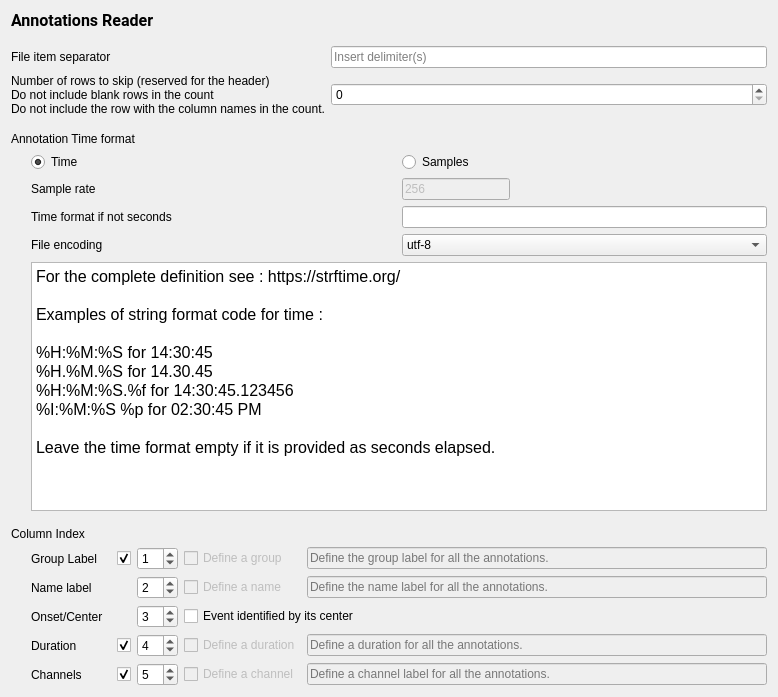
<?xml version="1.0" encoding="UTF-8"?>
<ui version="4.0">
 <class>TextFileDefinition</class>
 <widget class="QWidget" name="TextFileDefinition">
  <property name="geometry">
   <rect>
    <x>0</x>
    <y>0</y>
    <width>778</width>
    <height>697</height>
   </rect>
  </property>
  <property name="windowTitle">
   <string>Form</string>
  </property>
  <property name="styleSheet">
   <string notr="true">font: 12pt &quot;Roboto&quot;;</string>
  </property>
  <property name="inputMethodHints">
   <set>Qt::ImhNone</set>
  </property>
  <layout class="QHBoxLayout" name="horizontalLayout_3">
   <item>
    <layout class="QVBoxLayout" name="verticalLayout_3">
     <property name="sizeConstraint">
      <enum>QLayout::SetFixedSize</enum>
     </property>
     <item>
      <widget class="QLabel" name="label_10">
       <property name="font">
        <font>
         <family>Roboto</family>
         <pointsize>12</pointsize>
         <weight>50</weight>
         <italic>false</italic>
         <bold>false</bold>
        </font>
       </property>
       <property name="text">
        <string>&lt;html&gt;&lt;head/&gt;&lt;body&gt;&lt;p&gt;&lt;span style=&quot; font-weight:600;&quot;&gt;Annotations Reader&lt;/span&gt;&lt;/p&gt;&lt;/body&gt;&lt;/html&gt;</string>
       </property>
      </widget>
     </item>
     <item>
      <spacer name="verticalSpacer_2">
       <property name="orientation">
        <enum>Qt::Vertical</enum>
       </property>
       <property name="sizeType">
        <enum>QSizePolicy::Fixed</enum>
       </property>
       <property name="sizeHint" stdset="0">
        <size>
         <width>20</width>
         <height>10</height>
        </size>
       </property>
      </spacer>
     </item>
     <item>
      <layout class="QVBoxLayout" name="verticalLayout">
       <item>
        <layout class="QGridLayout" name="gridLayout_3">
         <item row="0" column="0">
          <widget class="QLabel" name="label_11">
           <property name="text">
            <string>File item separator</string>
           </property>
          </widget>
         </item>
         <item row="0" column="1">
          <widget class="QLineEdit" name="delimiter_lineedit">
           <property name="toolTip">
            <string>&lt;html&gt;&lt;head/&gt;&lt;body&gt;&lt;p&gt;For tabulation write \t.&lt;/p&gt;&lt;/body&gt;&lt;/html&gt;</string>
           </property>
           <property name="inputMethodHints">
            <set>Qt::ImhDialableCharactersOnly</set>
           </property>
           <property name="alignment">
            <set>Qt::AlignLeading|Qt::AlignLeft|Qt::AlignVCenter</set>
           </property>
           <property name="placeholderText">
            <string>Insert delimiter(s)</string>
           </property>
          </widget>
         </item>
         <item row="1" column="0">
          <widget class="QLabel" name="label">
           <property name="text">
            <string>Number of rows to skip (reserved for the header)
Do not include blank rows in the count
Do not include the row with the column names in the count.</string>
           </property>
          </widget>
         </item>
         <item row="1" column="1">
          <widget class="QSpinBox" name="spinBox_nrows_hdr">
           <property name="toolTip">
            <string>Blank rows are skipped automatically, so do not include them in the row count to skip. This feature is important to prevent issues with files that end with blank rows.</string>
           </property>
          </widget>
         </item>
        </layout>
       </item>
      </layout>
     </item>
     <item>
      <spacer name="verticalSpacer_3">
       <property name="orientation">
        <enum>Qt::Vertical</enum>
       </property>
       <property name="sizeType">
        <enum>QSizePolicy::Fixed</enum>
       </property>
       <property name="sizeHint" stdset="0">
        <size>
         <width>20</width>
         <height>10</height>
        </size>
       </property>
      </spacer>
     </item>
     <item>
      <layout class="QVBoxLayout" name="verticalLayout_2">
       <item>
        <widget class="QLabel" name="label_5">
         <property name="text">
          <string>Annotation Time format</string>
         </property>
         <property name="alignment">
          <set>Qt::AlignLeading|Qt::AlignLeft|Qt::AlignVCenter</set>
         </property>
        </widget>
       </item>
       <item>
        <layout class="QHBoxLayout" name="horizontalLayout">
         <item>
          <spacer name="horizontalSpacer">
           <property name="orientation">
            <enum>Qt::Horizontal</enum>
           </property>
           <property name="sizeType">
            <enum>QSizePolicy::Fixed</enum>
           </property>
           <property name="sizeHint" stdset="0">
            <size>
             <width>20</width>
             <height>10</height>
            </size>
           </property>
          </spacer>
         </item>
         <item>
          <layout class="QGridLayout" name="gridLayout_2">
           <item row="1" column="1">
            <widget class="QLineEdit" name="sample_rate_lineedit">
             <property name="enabled">
              <bool>false</bool>
             </property>
             <property name="sizePolicy">
              <sizepolicy hsizetype="Fixed" vsizetype="Fixed">
               <horstretch>0</horstretch>
               <verstretch>0</verstretch>
              </sizepolicy>
             </property>
             <property name="text">
              <string>256</string>
             </property>
            </widget>
           </item>
           <item row="1" column="0">
            <widget class="QLabel" name="label_6">
             <property name="layoutDirection">
              <enum>Qt::LeftToRight</enum>
             </property>
             <property name="text">
              <string>Sample rate</string>
             </property>
             <property name="alignment">
              <set>Qt::AlignLeading|Qt::AlignLeft|Qt::AlignVCenter</set>
             </property>
            </widget>
           </item>
           <item row="0" column="0">
            <widget class="QRadioButton" name="time_radiobutton">
             <property name="sizePolicy">
              <sizepolicy hsizetype="Expanding" vsizetype="Fixed">
               <horstretch>0</horstretch>
               <verstretch>0</verstretch>
              </sizepolicy>
             </property>
             <property name="text">
              <string>Time</string>
             </property>
             <property name="checked">
              <bool>true</bool>
             </property>
             <attribute name="buttonGroup">
              <string notr="true">buttonGroup_2</string>
             </attribute>
            </widget>
           </item>
           <item row="4" column="0" colspan="2">
            <widget class="QTextEdit" name="textEdit">
             <property name="readOnly">
              <bool>true</bool>
             </property>
             <property name="html">
              <string>&lt;!DOCTYPE HTML PUBLIC &quot;-//W3C//DTD HTML 4.0//EN&quot; &quot;http://www.w3.org/TR/REC-html40/strict.dtd&quot;&gt;
&lt;html&gt;&lt;head&gt;&lt;meta name=&quot;qrichtext&quot; content=&quot;1&quot; /&gt;&lt;style type=&quot;text/css&quot;&gt;
p, li { white-space: pre-wrap; }
&lt;/style&gt;&lt;/head&gt;&lt;body style=&quot; font-family:'Roboto'; font-size:12pt; font-weight:400; font-style:normal;&quot;&gt;
&lt;p style=&quot; margin-top:0px; margin-bottom:0px; margin-left:0px; margin-right:0px; -qt-block-indent:0; text-indent:0px;&quot;&gt;For the complete definition see : https://strftime.org/&lt;/p&gt;
&lt;p style=&quot;-qt-paragraph-type:empty; margin-top:0px; margin-bottom:0px; margin-left:0px; margin-right:0px; -qt-block-indent:0; text-indent:0px;&quot;&gt;&lt;br /&gt;&lt;/p&gt;
&lt;p style=&quot; margin-top:0px; margin-bottom:0px; margin-left:0px; margin-right:0px; -qt-block-indent:0; text-indent:0px;&quot;&gt;Examples of string format code for time : &lt;/p&gt;
&lt;p style=&quot;-qt-paragraph-type:empty; margin-top:0px; margin-bottom:0px; margin-left:0px; margin-right:0px; -qt-block-indent:0; text-indent:0px;&quot;&gt;&lt;br /&gt;&lt;/p&gt;
&lt;p style=&quot; margin-top:0px; margin-bottom:0px; margin-left:0px; margin-right:0px; -qt-block-indent:0; text-indent:0px;&quot;&gt;%H:%M:%S for 14:30:45&lt;/p&gt;
&lt;p style=&quot; margin-top:0px; margin-bottom:0px; margin-left:0px; margin-right:0px; -qt-block-indent:0; text-indent:0px;&quot;&gt;%H.%M.%S for 14.30.45&lt;/p&gt;
&lt;p style=&quot; margin-top:0px; margin-bottom:0px; margin-left:0px; margin-right:0px; -qt-block-indent:0; text-indent:0px;&quot;&gt;%H:%M:%S.%f for 14:30:45.123456&lt;/p&gt;
&lt;p style=&quot; margin-top:0px; margin-bottom:0px; margin-left:0px; margin-right:0px; -qt-block-indent:0; text-indent:0px;&quot;&gt;%I:%M:%S %p for 02:30:45 PM&lt;/p&gt;
&lt;p style=&quot;-qt-paragraph-type:empty; margin-top:0px; margin-bottom:0px; margin-left:0px; margin-right:0px; -qt-block-indent:0; text-indent:0px;&quot;&gt;&lt;br /&gt;&lt;/p&gt;
&lt;p style=&quot; margin-top:0px; margin-bottom:0px; margin-left:0px; margin-right:0px; -qt-block-indent:0; text-indent:0px;&quot;&gt;Leave the time format empty if it is provided as seconds elapsed.&lt;/p&gt;&lt;/body&gt;&lt;/html&gt;</string>
             </property>
            </widget>
           </item>
           <item row="0" column="1">
            <widget class="QRadioButton" name="sample_radiobutton">
             <property name="sizePolicy">
              <sizepolicy hsizetype="Expanding" vsizetype="Fixed">
               <horstretch>0</horstretch>
               <verstretch>0</verstretch>
              </sizepolicy>
             </property>
             <property name="text">
              <string>Samples</string>
             </property>
             <attribute name="buttonGroup">
              <string notr="true">buttonGroup_2</string>
             </attribute>
            </widget>
           </item>
           <item row="2" column="1">
            <widget class="QLineEdit" name="lineEdit_time_format">
             <property name="toolTip">
              <string>Let empty to define the time elapsed in seconds. Otherwise define the string format (see https://strftime.org/). </string>
             </property>
            </widget>
           </item>
           <item row="2" column="0">
            <widget class="QLabel" name="label_12">
             <property name="text">
              <string>Time format if not seconds</string>
             </property>
            </widget>
           </item>
           <item row="3" column="0">
            <widget class="QLabel" name="label_13">
             <property name="text">
              <string>File encoding</string>
             </property>
            </widget>
           </item>
           <item row="3" column="1">
            <widget class="QComboBox" name="comboBox_encoding">
             <item>
              <property name="text">
               <string>utf-8</string>
              </property>
             </item>
             <item>
              <property name="text">
               <string>latin-1</string>
              </property>
             </item>
             <item>
              <property name="text">
               <string>utf-16</string>
              </property>
             </item>
             <item>
              <property name="text">
               <string>utf-32</string>
              </property>
             </item>
             <item>
              <property name="text">
               <string>iso-8859</string>
              </property>
             </item>
             <item>
              <property name="text">
               <string>ascii</string>
              </property>
             </item>
             <item>
              <property name="text">
               <string>ansi</string>
              </property>
             </item>
            </widget>
           </item>
          </layout>
         </item>
        </layout>
       </item>
       <item>
        <spacer name="verticalSpacer_4">
         <property name="orientation">
          <enum>Qt::Vertical</enum>
         </property>
         <property name="sizeType">
          <enum>QSizePolicy::Fixed</enum>
         </property>
         <property name="sizeHint" stdset="0">
          <size>
           <width>20</width>
           <height>10</height>
          </size>
         </property>
        </spacer>
       </item>
       <item>
        <widget class="QLabel" name="label_7">
         <property name="text">
          <string>Column Index</string>
         </property>
        </widget>
       </item>
       <item>
        <layout class="QHBoxLayout" name="horizontalLayout_2">
         <item>
          <spacer name="horizontalSpacer_2">
           <property name="orientation">
            <enum>Qt::Horizontal</enum>
           </property>
           <property name="sizeType">
            <enum>QSizePolicy::Fixed</enum>
           </property>
           <property name="sizeHint" stdset="0">
            <size>
             <width>20</width>
             <height>20</height>
            </size>
           </property>
          </spacer>
         </item>
         <item>
          <layout class="QGridLayout" name="gridLayout_4">
           <property name="sizeConstraint">
            <enum>QLayout::SetMaximumSize</enum>
           </property>
           <item row="0" column="0">
            <widget class="QLabel" name="label_9">
             <property name="minimumSize">
              <size>
               <width>80</width>
               <height>0</height>
              </size>
             </property>
             <property name="text">
              <string>Group Label</string>
             </property>
             <property name="alignment">
              <set>Qt::AlignLeading|Qt::AlignLeft|Qt::AlignVCenter</set>
             </property>
            </widget>
           </item>
           <item row="0" column="1">
            <widget class="QCheckBox" name="checkBox_group_enabled">
             <property name="text">
              <string/>
             </property>
             <property name="checked">
              <bool>true</bool>
             </property>
            </widget>
           </item>
           <item row="0" column="2">
            <widget class="QSpinBox" name="group_spinbox">
             <property name="sizePolicy">
              <sizepolicy hsizetype="Fixed" vsizetype="Fixed">
               <horstretch>0</horstretch>
               <verstretch>0</verstretch>
              </sizepolicy>
             </property>
             <property name="value">
              <number>1</number>
             </property>
            </widget>
           </item>
           <item row="0" column="3">
            <widget class="QCheckBox" name="checkBox_define_group">
             <property name="enabled">
              <bool>false</bool>
             </property>
             <property name="text">
              <string>Define a group</string>
             </property>
            </widget>
           </item>
           <item row="0" column="4">
            <widget class="QLineEdit" name="group_lineEdit">
             <property name="enabled">
              <bool>false</bool>
             </property>
             <property name="toolTip">
              <string>To define a default event group (when group index column is 0).</string>
             </property>
             <property name="placeholderText">
              <string>Define the group label for all the annotations.</string>
             </property>
            </widget>
           </item>
           <item row="1" column="0">
            <widget class="QLabel" name="label_2">
             <property name="layoutDirection">
              <enum>Qt::LeftToRight</enum>
             </property>
             <property name="text">
              <string>Name label</string>
             </property>
             <property name="alignment">
              <set>Qt::AlignLeading|Qt::AlignLeft|Qt::AlignVCenter</set>
             </property>
            </widget>
           </item>
           <item row="1" column="2">
            <widget class="QSpinBox" name="event_name_spinbox">
             <property name="sizePolicy">
              <sizepolicy hsizetype="Fixed" vsizetype="Fixed">
               <horstretch>0</horstretch>
               <verstretch>0</verstretch>
              </sizepolicy>
             </property>
             <property name="minimum">
              <number>0</number>
             </property>
             <property name="value">
              <number>2</number>
             </property>
            </widget>
           </item>
           <item row="1" column="3">
            <widget class="QCheckBox" name="checkBox_define_name">
             <property name="enabled">
              <bool>false</bool>
             </property>
             <property name="text">
              <string>Define a name</string>
             </property>
            </widget>
           </item>
           <item row="1" column="4">
            <widget class="QLineEdit" name="name_lineEdit">
             <property name="enabled">
              <bool>false</bool>
             </property>
             <property name="minimumSize">
              <size>
               <width>250</width>
               <height>0</height>
              </size>
             </property>
             <property name="toolTip">
              <string>To define a default event name (when name index column is 0).</string>
             </property>
             <property name="placeholderText">
              <string>Define the name label for all the annotations.</string>
             </property>
            </widget>
           </item>
           <item row="2" column="0">
            <widget class="QLabel" name="label_3">
             <property name="layoutDirection">
              <enum>Qt::LeftToRight</enum>
             </property>
             <property name="text">
              <string>Onset/Center</string>
             </property>
             <property name="alignment">
              <set>Qt::AlignLeading|Qt::AlignLeft|Qt::AlignVCenter</set>
             </property>
            </widget>
           </item>
           <item row="2" column="2">
            <widget class="QSpinBox" name="onset_spinbox">
             <property name="sizePolicy">
              <sizepolicy hsizetype="Fixed" vsizetype="Fixed">
               <horstretch>0</horstretch>
               <verstretch>0</verstretch>
              </sizepolicy>
             </property>
             <property name="minimum">
              <number>0</number>
             </property>
             <property name="value">
              <number>3</number>
             </property>
            </widget>
           </item>
           <item row="2" column="3" colspan="2">
            <widget class="QCheckBox" name="center_checkBox">
             <property name="toolTip">
              <string>Check if the event is identified by its center instead of its onset.</string>
             </property>
             <property name="text">
              <string>Event identified by its center</string>
             </property>
            </widget>
           </item>
           <item row="3" column="0">
            <widget class="QLabel" name="label_4">
             <property name="layoutDirection">
              <enum>Qt::LeftToRight</enum>
             </property>
             <property name="text">
              <string>Duration</string>
             </property>
             <property name="alignment">
              <set>Qt::AlignLeading|Qt::AlignLeft|Qt::AlignVCenter</set>
             </property>
            </widget>
           </item>
           <item row="3" column="1">
            <widget class="QCheckBox" name="checkBox_dur_enabled">
             <property name="text">
              <string/>
             </property>
             <property name="checked">
              <bool>true</bool>
             </property>
            </widget>
           </item>
           <item row="3" column="2">
            <widget class="QSpinBox" name="duration_spinbox">
             <property name="sizePolicy">
              <sizepolicy hsizetype="Fixed" vsizetype="Fixed">
               <horstretch>0</horstretch>
               <verstretch>0</verstretch>
              </sizepolicy>
             </property>
             <property name="minimum">
              <number>0</number>
             </property>
             <property name="value">
              <number>4</number>
             </property>
            </widget>
           </item>
           <item row="3" column="3">
            <widget class="QCheckBox" name="checkBox_define_dur">
             <property name="enabled">
              <bool>false</bool>
             </property>
             <property name="text">
              <string>Define a duration</string>
             </property>
            </widget>
           </item>
           <item row="3" column="4">
            <widget class="QLineEdit" name="fixed_dur_lineEdit">
             <property name="enabled">
              <bool>false</bool>
             </property>
             <property name="toolTip">
              <string>Enter a fixed duration for all events. Use the &quot;Annotation Time Format&quot; defined above.</string>
             </property>
             <property name="placeholderText">
              <string>Define a duration for all the annotations.</string>
             </property>
            </widget>
           </item>
           <item row="4" column="0">
            <widget class="QLabel" name="label_8">
             <property name="text">
              <string>Channels</string>
             </property>
             <property name="alignment">
              <set>Qt::AlignLeading|Qt::AlignLeft|Qt::AlignVCenter</set>
             </property>
            </widget>
           </item>
           <item row="4" column="1">
            <widget class="QCheckBox" name="checkBox_chan_enabled">
             <property name="text">
              <string/>
             </property>
             <property name="checked">
              <bool>true</bool>
             </property>
            </widget>
           </item>
           <item row="4" column="2">
            <widget class="QSpinBox" name="channel_spinBox">
             <property name="sizePolicy">
              <sizepolicy hsizetype="Fixed" vsizetype="Fixed">
               <horstretch>0</horstretch>
               <verstretch>0</verstretch>
              </sizepolicy>
             </property>
             <property name="toolTip">
              <string>Mark 0 if events are not channel specific (as sleep stage).</string>
             </property>
             <property name="value">
              <number>5</number>
             </property>
            </widget>
           </item>
           <item row="4" column="3">
            <widget class="QCheckBox" name="checkBox_define_chan">
             <property name="enabled">
              <bool>false</bool>
             </property>
             <property name="text">
              <string>Define a channel</string>
             </property>
            </widget>
           </item>
           <item row="4" column="4">
            <widget class="QLineEdit" name="fixed_chan_lineEdit">
             <property name="enabled">
              <bool>false</bool>
             </property>
             <property name="placeholderText">
              <string>Define a channel label for all the annotations.</string>
             </property>
            </widget>
           </item>
          </layout>
         </item>
        </layout>
       </item>
      </layout>
     </item>
    </layout>
   </item>
  </layout>
 </widget>
 <resources>
  <include location="../../../../../snooz-toolbox/src/main/python/ui/themes/themes.qrc"/>
 </resources>
 <connections>
  <connection>
   <sender>time_radiobutton</sender>
   <signal>clicked()</signal>
   <receiver>TextFileDefinition</receiver>
   <slot>on_input_format_changed()</slot>
   <hints>
    <hint type="sourcelabel">
     <x>327</x>
     <y>77</y>
    </hint>
    <hint type="destinationlabel">
     <x>207</x>
     <y>111</y>
    </hint>
   </hints>
  </connection>
  <connection>
   <sender>sample_radiobutton</sender>
   <signal>clicked()</signal>
   <receiver>TextFileDefinition</receiver>
   <slot>on_input_format_changed()</slot>
   <hints>
    <hint type="sourcelabel">
     <x>513</x>
     <y>77</y>
    </hint>
    <hint type="destinationlabel">
     <x>207</x>
     <y>111</y>
    </hint>
   </hints>
  </connection>
  <connection>
   <sender>checkBox_define_dur</sender>
   <signal>clicked()</signal>
   <receiver>TextFileDefinition</receiver>
   <slot>on_event_pos_changed()</slot>
   <hints>
    <hint type="sourcelabel">
     <x>388</x>
     <y>248</y>
    </hint>
    <hint type="destinationlabel">
     <x>702</x>
     <y>304</y>
    </hint>
   </hints>
  </connection>
  <connection>
   <sender>group_spinbox</sender>
   <signal>valueChanged(int)</signal>
   <receiver>TextFileDefinition</receiver>
   <slot>on_group_index_changed()</slot>
   <hints>
    <hint type="sourcelabel">
     <x>168</x>
     <y>174</y>
    </hint>
    <hint type="destinationlabel">
     <x>355</x>
     <y>164</y>
    </hint>
   </hints>
  </connection>
  <connection>
   <sender>event_name_spinbox</sender>
   <signal>valueChanged(int)</signal>
   <receiver>TextFileDefinition</receiver>
   <slot>on_name_index_changed()</slot>
   <hints>
    <hint type="sourcelabel">
     <x>168</x>
     <y>200</y>
    </hint>
    <hint type="destinationlabel">
     <x>355</x>
     <y>164</y>
    </hint>
   </hints>
  </connection>
  <connection>
   <sender>checkBox_group_enabled</sender>
   <signal>clicked()</signal>
   <receiver>TextFileDefinition</receiver>
   <slot>group_enabled_slot()</slot>
   <hints>
    <hint type="sourcelabel">
     <x>128</x>
     <y>484</y>
    </hint>
    <hint type="destinationlabel">
     <x>388</x>
     <y>348</y>
    </hint>
   </hints>
  </connection>
  <connection>
   <sender>checkBox_dur_enabled</sender>
   <signal>clicked()</signal>
   <receiver>TextFileDefinition</receiver>
   <slot>dur_enabled_slot()</slot>
   <hints>
    <hint type="sourcelabel">
     <x>128</x>
     <y>561</y>
    </hint>
    <hint type="destinationlabel">
     <x>388</x>
     <y>348</y>
    </hint>
   </hints>
  </connection>
  <connection>
   <sender>checkBox_chan_enabled</sender>
   <signal>clicked()</signal>
   <receiver>TextFileDefinition</receiver>
   <slot>chan_enabled_slot()</slot>
   <hints>
    <hint type="sourcelabel">
     <x>128</x>
     <y>587</y>
    </hint>
    <hint type="destinationlabel">
     <x>388</x>
     <y>348</y>
    </hint>
   </hints>
  </connection>
  <connection>
   <sender>checkBox_define_group</sender>
   <signal>clicked()</signal>
   <receiver>TextFileDefinition</receiver>
   <slot>on_event_pos_changed()</slot>
   <hints>
    <hint type="sourcelabel">
     <x>227</x>
     <y>484</y>
    </hint>
    <hint type="destinationlabel">
     <x>388</x>
     <y>348</y>
    </hint>
   </hints>
  </connection>
  <connection>
   <sender>checkBox_define_name</sender>
   <signal>clicked()</signal>
   <receiver>TextFileDefinition</receiver>
   <slot>on_event_pos_changed()</slot>
   <hints>
    <hint type="sourcelabel">
     <x>227</x>
     <y>510</y>
    </hint>
    <hint type="destinationlabel">
     <x>388</x>
     <y>348</y>
    </hint>
   </hints>
  </connection>
  <connection>
   <sender>checkBox_define_chan</sender>
   <signal>clicked()</signal>
   <receiver>TextFileDefinition</receiver>
   <slot>on_event_pos_changed()</slot>
   <hints>
    <hint type="sourcelabel">
     <x>227</x>
     <y>587</y>
    </hint>
    <hint type="destinationlabel">
     <x>388</x>
     <y>348</y>
    </hint>
   </hints>
  </connection>
  <connection>
   <sender>duration_spinbox</sender>
   <signal>valueChanged(int)</signal>
   <receiver>TextFileDefinition</receiver>
   <slot>on_duration_index_changed()</slot>
   <hints>
    <hint type="sourcelabel">
     <x>154</x>
     <y>561</y>
    </hint>
    <hint type="destinationlabel">
     <x>388</x>
     <y>348</y>
    </hint>
   </hints>
  </connection>
  <connection>
   <sender>channel_spinBox</sender>
   <signal>valueChanged(int)</signal>
   <receiver>TextFileDefinition</receiver>
   <slot>on_chan_index_changed()</slot>
   <hints>
    <hint type="sourcelabel">
     <x>154</x>
     <y>587</y>
    </hint>
    <hint type="destinationlabel">
     <x>388</x>
     <y>348</y>
    </hint>
   </hints>
  </connection>
 </connections>
 <slots>
  <slot>on_choose()</slot>
  <slot>on_input_format_changed()</slot>
  <slot>on_event_pos_changed()</slot>
  <slot>on_group_index_changed()</slot>
  <slot>on_name_index_changed()</slot>
  <slot>snooz_event_update_slot()</slot>
  <slot>group_enabled_slot()</slot>
  <slot>dur_enabled_slot()</slot>
  <slot>chan_enabled_slot()</slot>
  <slot>on_duration_index_changed()</slot>
  <slot>on_chan_index_changed()</slot>
 </slots>
 <buttongroups>
  <buttongroup name="buttonGroup_2"/>
 </buttongroups>
</ui>
